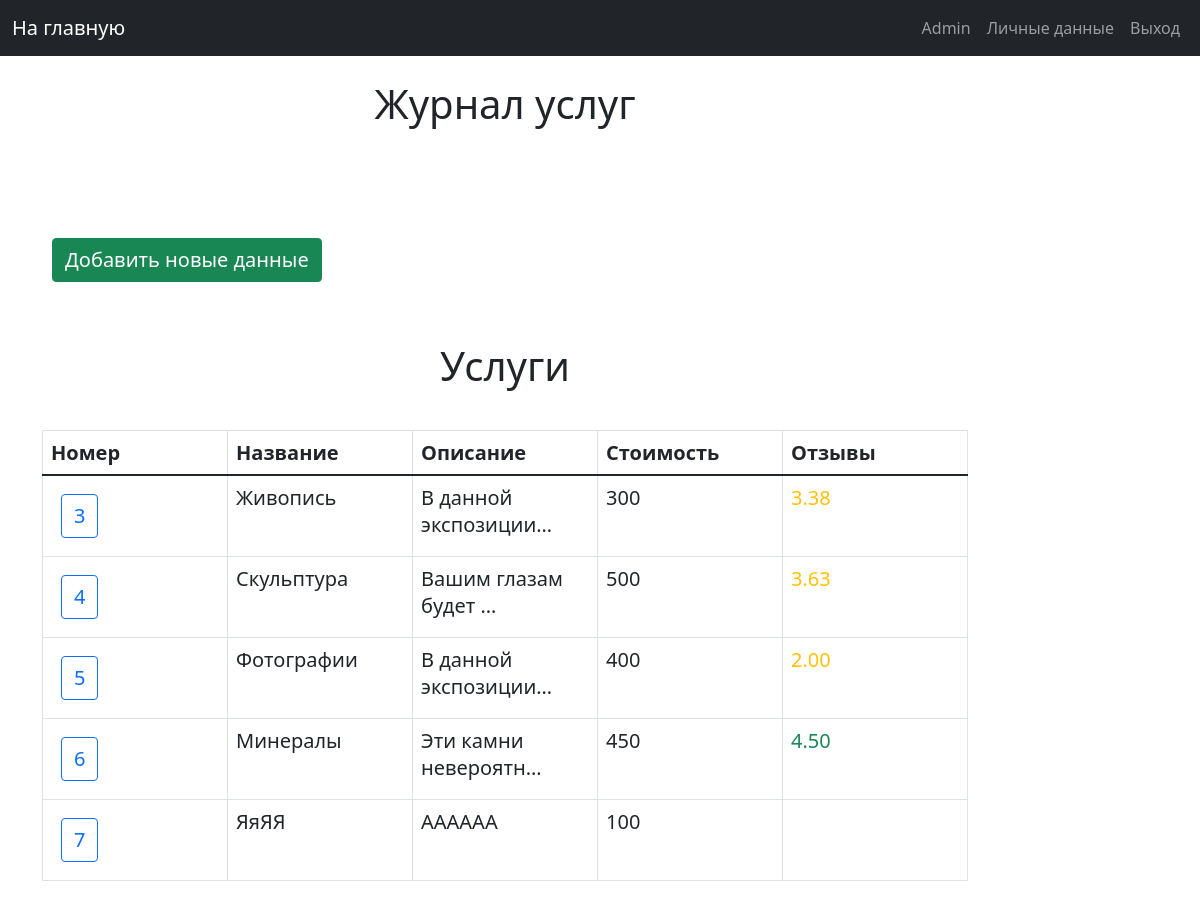
Page /main_page_admin/services (signed in) on the committed database.
### musem/models.py (models this page shows, shortened)
class Service(models.Model):
    service_id = models.IntegerField(primary_key=True)
    name = models.CharField(max_length=50, default='title')
    description = models.TextField(default='description to service')
    cost = models.FloatField(default=0.0)
    is_activate = models.IntegerField(default=1)
    class Meta:
        verbose_name = "Service"
        verbose_name_plural = "Service in this museum"

### musem/views.py (the view)
# urls.py: path('main_page_admin/services', admin_services_list, name="services_list"),
def admin_services_list(request):
    if not request.user.is_superuser:
        return HttpResponseForbidden()
    head = ["Номер", "Название", "Описание", "Стоимость", "Отзывы"]
    table = Service.objects.raw(
        raw_query="SELECT ms.service_id, ms.name, ms.description, ms.cost, (SELECT AVG(mark) FROM musem_rating mr " \
                  "WHERE mr.service_id=ms.service_id AND mr.is_activate = 1) as rating " \
                  "FROM musem_service ms WHERE is_activate = 1")
    return render(request, 'admin_pages/tables/services_list_page.html', {
        'title_page': 'Журнал услуг',
        'hide_nav_bar': 0,
        'head': head,
        'table': table,
        'enable_all_description': 0,
        'is_rating': list(table)[0].rating is not None,
        'is_administrative_zone': 1
    })

### templates/admin_pages/tables/services_list_page.html
{% extends 'include/base.html' %}
{% load static %}
{% block title %}
    <div class="title_block">
        <h2 class="title">{{ title_page }}</h2>
    </div>
{% endblock title %}
{% block content %}
    <div class="list_button_block">
        <a class="float-right btn text-white btn-success text_button"
           href="{% url 'create_service' %}">Добавить новые данные</a>
        <h2 class="sub_title_table">Услуги</h2>
        {% include 'include/tables/service_table.html' %}
    </div>
{% endblock content %}

### templates/include/navbar.html (shortened to what this page needs)
<nav class="navbar navbar-expand-md navbar-dark bg-dark mb-4">
    <div class="container-fluid">
        {% if is_administrative_zone %}
            <a class="navbar-brand" href="{% url "main_page_admin" %}">На главную</a>
        {% else %}
            <a class="navbar-brand" href="{% url "main_page" %}">На главную</a>
        {% endif %}
        <div class="pull-right">
            <ul class="navbar-nav me-auto mb-2 mb-md-0">
                {% if request.user.is_authenticated %}
                    <li class="nav-item">
                        <a class="nav-link" href="{% url 'user_data' %}" tabindex="-1">{{ request.user.first_name }}</a>
                    </li>
                    <li class="nav-item">
                        <a class="nav-link" href="{% url 'user_settings' %}" tabindex="-1">Личные данные</a>
                    </li>
                    <li class="nav-item">
                        <a class="nav-link" href="{% url 'logout' %}" tabindex="-1">Выход</a>
                    </li>
                {% endif %}
            </ul>
        </div>
    </div>
</nav>

### templates/include/tables/service_table.html (shortened to what this page needs)
{% extends 'include/base_table.html' %}
{% load static %}
    {% block table_head %}
        {% for title in head %}
            <th class="text_button">{{ title }}</th>
        {% endfor %}
    {% endblock %}
    {% block table_content %}
        {% for content_list in table %}
            <tr>
                <td>
                    <a href="{% url 'service_description' service_id=content_list.service_id %}"
                       class="btn btn-outline-primary text_button">{{ content_list.service_id }}</a>
                </td>
                <td class="text_button">{{ content_list.name }}</td>
                {% if enable_all_description %}
                    <td class="text_button">{{ content_list.description }}</td>
                {% else %}
                    <td class="text_button">{{ content_list.description|truncatechars:20 }}</td>
                {% endif %}
                <td class="text_button">{{ content_list.cost|floatformat:0 }}</td>
                {% if is_rating %}
                    {% if content_list.rating >= 4 %}
                        <td class="text-success text_button">{{ content_list.rating|floatformat:2 }}</td>
                    {% elif content_list.rating >= 2 %}
                        <td class="text-warning text_button">{{ content_list.rating|floatformat:2 }}</td>
                    {% else %}
                        <td class="text-danger text_button">{{ content_list.rating|floatformat:2 }}</td>
                    {% endif %}
                    {% else %}
                        <td class="text_button">--</td>
                {% endif %}
            </tr>
        {% endfor %}
    {% endblock %}

### static/css/my_styles.css (style rules this page uses)
.title_block { margin-bottom: 100px; }
.title { font-size: 40px; text-align: center; }
.text_button { font-size: 20px; margin: 10px; }
.sub_title_table { font-size: 40px; text-align: center; margin-top: 50px; margin-bottom: 40px; }
td, th { white-space: normal; word-wrap: break-word; }
.list_button_block { margin-bottom: 50px; }

### rows in the picture
Service: service_id "3", name "Живопись", description "В данной экспозиции…", cost "300", rating "3.38"
Service: service_id "4", name "Скульптура", description "Вашим глазам будет …", cost "500", rating "3.63"
Service: service_id "5", name "Фотографии", description "В данной экспозиции…", cost "400", rating "2.00"
Service: service_id "6", name "Минералы", description "Эти камни невероятн…", cost "450", rating "4.50"
Service: service_id "7", name "ЯяЯЯ", description "АААААА", cost "100"

### other values in the picture
{{ request.user.first_name }} "Admin"
{{ title_page }} "Журнал услуг"
{{ title }} "Номер" "Название" "Описание" "Стоимость" "Отзывы"
